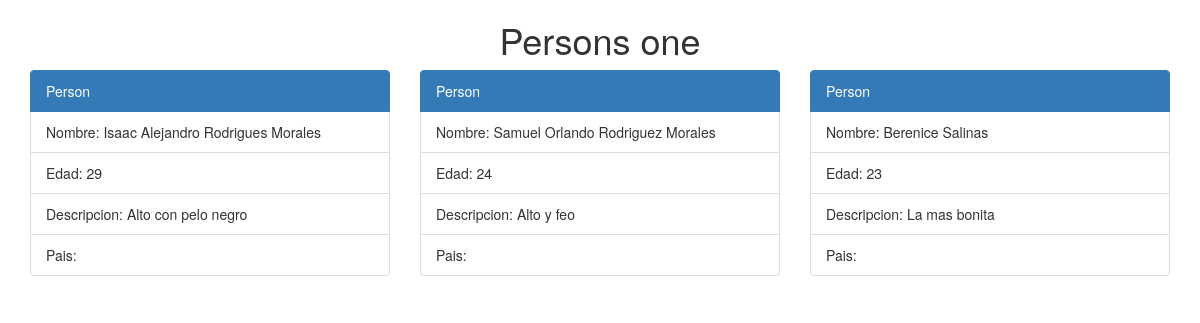
The app's page /, older data.
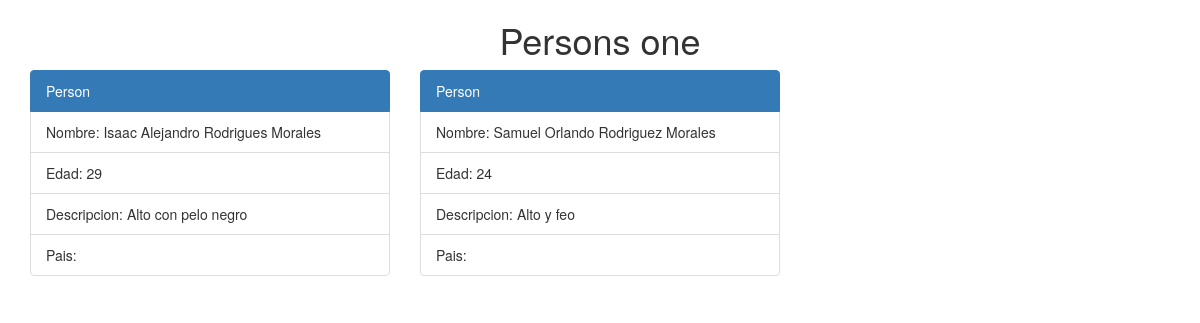
The same page, newer data.
### persons/models.py (models this page shows, shortened)
class Person(models.Model):
	name = models.CharField(max_length=255)
	age = models.IntegerField()
	description = models.CharField(max_length=255)
	country = models.ForeignKey(Country)
	state = models.ForeignKey(State)

### persons/views.py (the view)
# urls.py: url(r'^$', views.person_list, name= 'person_list' ),
def person_list(request):
	person = Person.objects.order_by('id')
	template = loader.get_template('persons.html')
	context = {
		"person": person
	}
	return HttpResponse(template.render(context, request))

### templates/persons.html (shortened to what this page needs)
{% extends "base.html" %}
{% block persons %}
	<h1 class="text-center">Persons one</h1>
<div class="container">
	<div class="row">
	{% for p in person %}
		<div class="col-md-4">
			<ul class="list-group">
				<li class="list-group-item active">Person</li>
				<li class="list-group-item">Nombre: {{p.name}} </li>
				<li class="list-group-item">Edad: {{p.age}} </li>
				<li class="list-group-item">Descripcion: {{p.description}}</li>
				<li class="list-group-item">Pais: {{p.country}}</li>
			</ul>
		</div>
	{% endfor %}
	</div>
</div>
{% endblock persons %}

### templates/base.html (shortened to what this page needs)
<!DOCTYPE html>
<html lang="en">
<head>
	<link rel="stylesheet" href="https://maxcdn.bootstrapcdn.com/bootstrap/3.3.7/css/bootstrap.min.css">
</head>
<body>
{% block persons %}{% endblock persons %}
</body>
</html>

Row changes from the older to the newer data that the page shows:
removed Person: name "Berenice Salinas", age "23", description "La mas bonita"
